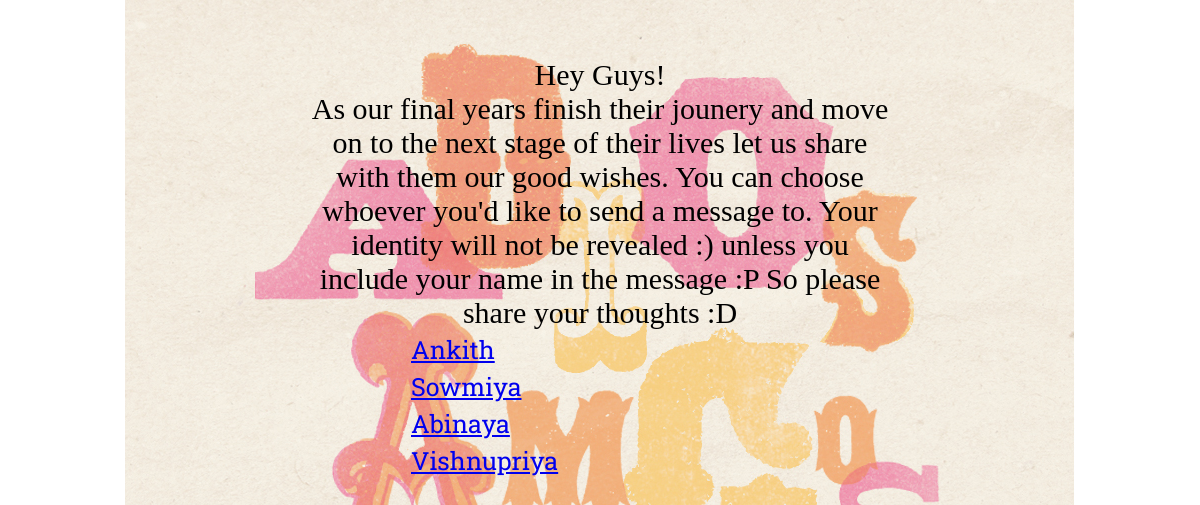
The app's page /message/, older data.
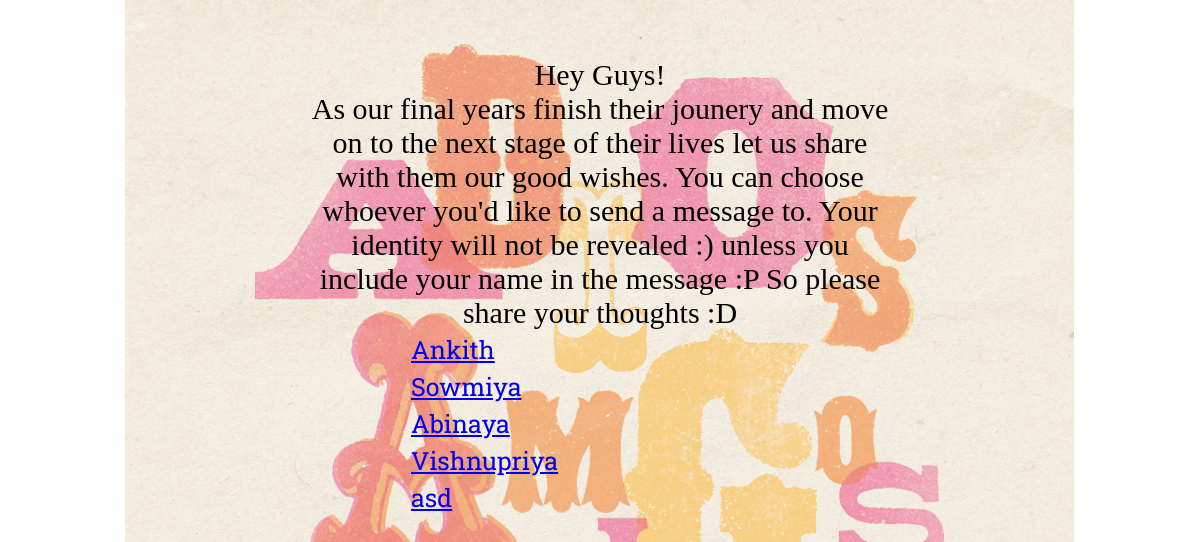
The same page, newer data.
### message/models.py (models this page shows, shortened)
class List(models.Model):
    name = models.CharField(max_length=50)

### message/views.py (the view)
def index(request):
    final_list = List.objects.all()
    context = {'final_list': final_list}
    return render(request, 'message/index.html', context)

### message/templates/message/index.html (shortened to what this page needs)
<html>
<head>
{% load static %}
<link rel="stylesheet" type="text/css" href="{% static 'message/style.css' %}" />
</head>
<body>
  <div id="maintitle">
    Hey Guys!<br>As our final years finish their jounery and move on to the next stage of their lives let us share with them our good wishes. You can choose whoever you'd like to send a message to. Your identity will not be revealed :) unless you include your name in the message :P So please share your thoughts :D
  </div>
{% if final_list %}
  <div id="items">
    <table>
    {% for item in final_list %}
        <tr><td><a href="{{ item.id }}">{{ item.name }}</a></td></tr>
    {% endfor %}
  </table>
</div>
{% endif %}
</body>
</html>

### message/static/message/style.css (style rules this page uses)
body { background-image: url("images/adios.jpg"); background-position: top; background-repeat: no-repeat; }
#items { padding-left: 400px; padding-right: 300px; font-family: 'Roboto Slab', serif; }
#maintitle { text-align: center; color: black; padding-top: 50px; padding-left: 300px; padding-right: 300px; font-size: 30; font-family: 'Merriweather', serif; }
a { font-size: 25; }

Row changes from the older to the newer data that the page shows:
added List: name "asd"
